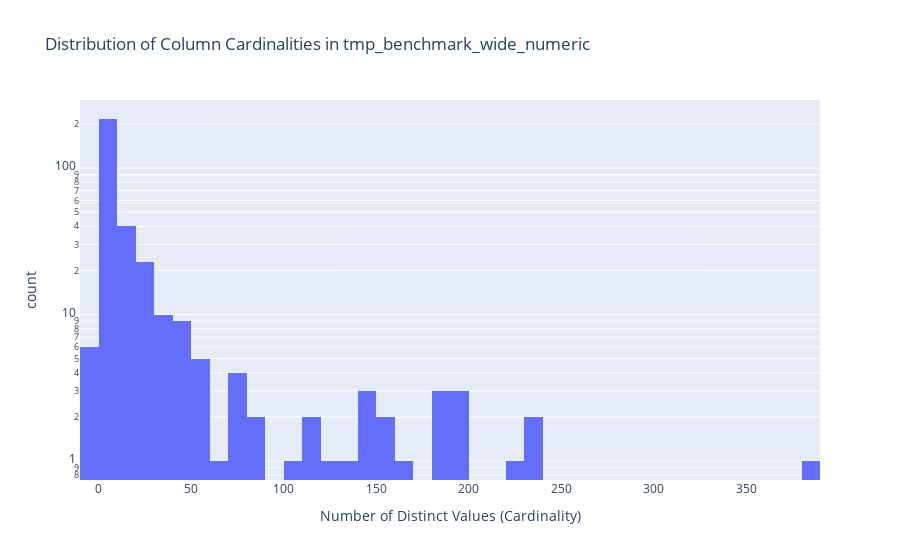

Notebook cell for this chart:
### Markdown cell above
### Data Complexity: Cardinality Analysis
Cardinality refers to the number of unique values in a column. 

- **Low Cardinality** columns (e.g., < 20 unique values) are often categorical codes or flags.
- **High Cardinality** columns often represent unique identifiers or free-text fields.

### Code cell
display_header("Column Cardinality Distribution")

if column_profiles_df is not None and not column_profiles_df.empty:
    # Create a full column identifier
    df = column_profiles_df.copy()
    df['full_column_name'] = df['tablename'] + '.' + df['column_name']

    # Display tables of highest and lowest cardinality columns
    display(Markdown("**Columns with Highest Cardinality (Most Unique)**"))
    display(df.nlargest(10, 'distinct_values_estimate')[['full_column_name', 'distinct_values_estimate']])

    display(Markdown("**Columns with Lowest Cardinality (Least Unique)**"))
    display(df[df['distinct_values_estimate'] > 1].nsmallest(10, 'distinct_values_estimate')[['full_column_name', 'distinct_values_estimate']])
    
    # Create a histogram of cardinalities to see the distribution
    fig = px.histogram(df, x='distinct_values_estimate', log_y=True, 
                       title=f'Distribution of Column Cardinalities in {DATABASE_NAME}',
                       labels={'distinct_values_estimate': 'Number of Distinct Values (Cardinality)'})
    fig.show()
else:
    print("No column profile data available.")

### Figure 1 — Plotly figure (JSON) as saved in the notebook; plotly's stock layout.template omitted (floating-point values rounded to 4 significant figures; data arrays with more than 128 entries replaced by an {"elided": "..."} marker saying what was removed)
{"data": [{"bingroup": "x", "hovertemplate": "Number of Distinct Values (Cardinality)=%{x}<br>count=%{y}<extra></extra>", "legendgroup": "", "marker": {"color": "#636efa", "pattern": {"shape": ""}}, "name": "", "orientation": "v", "showlegend": false, "type": "histogram", "x": {"elided": "337 float values"}, "xaxis": "x", "yaxis": "y"}], "layout": {"barmode": "relative", "legend": {"tracegroupgap": 0}, "title": {"text": "Distribution of Column Cardinalities in tmp_benchmark_wide_numeric"}, "xaxis": {"anchor": "y", "domain": [0, 1], "title": {"text": "Number of Distinct Values (Cardinality)"}}, "yaxis": {"anchor": "x", "domain": [0, 1], "title": {"text": "count"}, "type": "log"}}}
